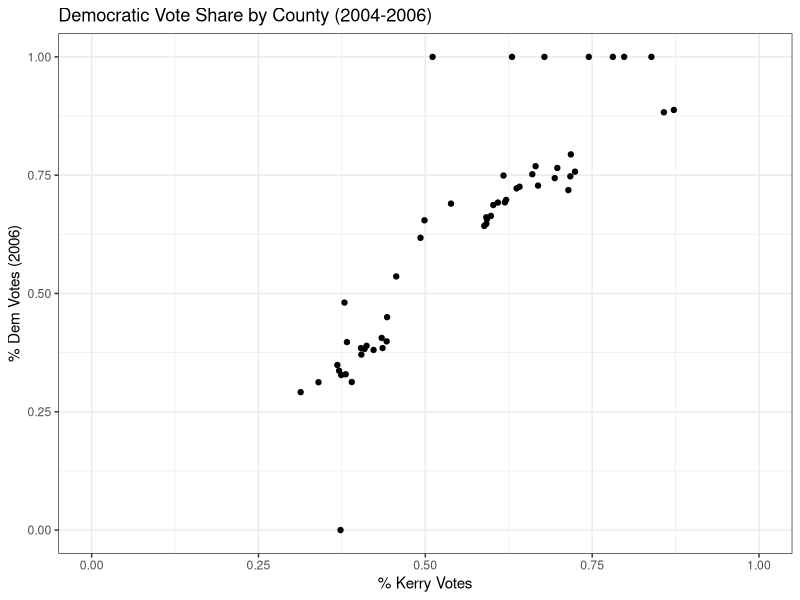
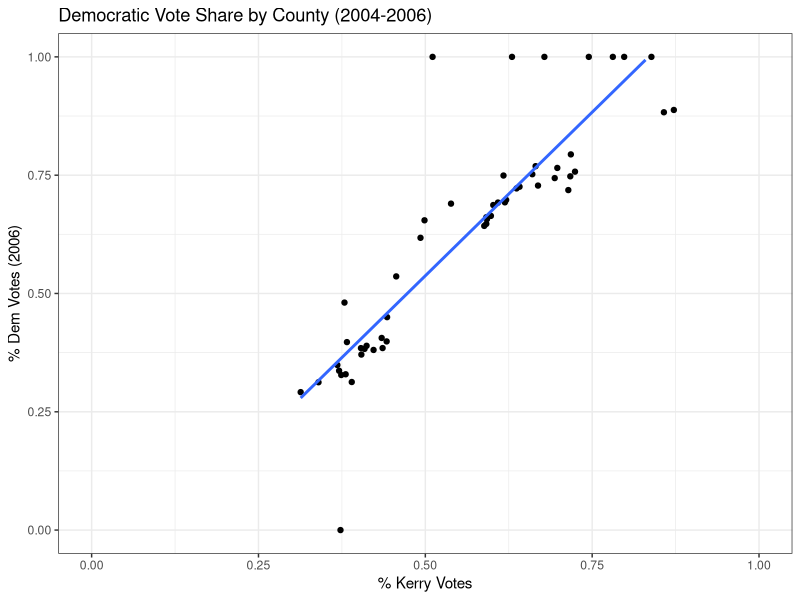
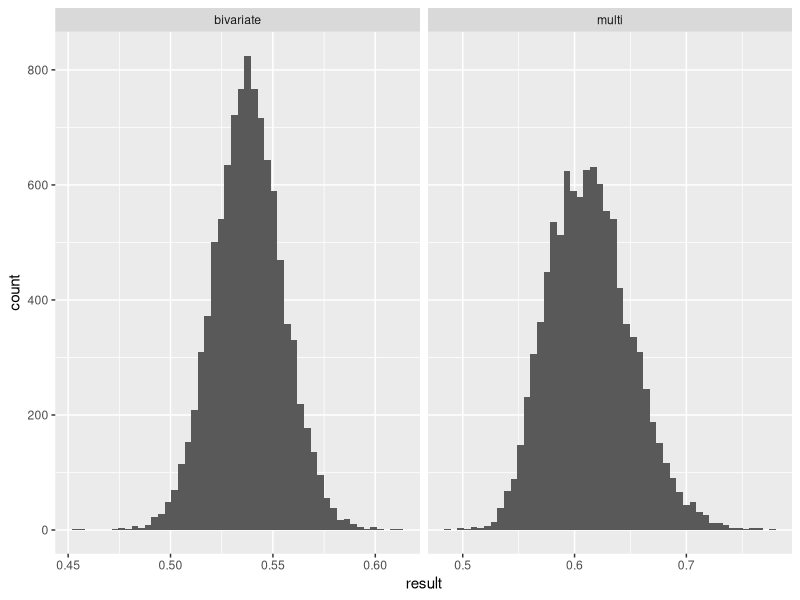
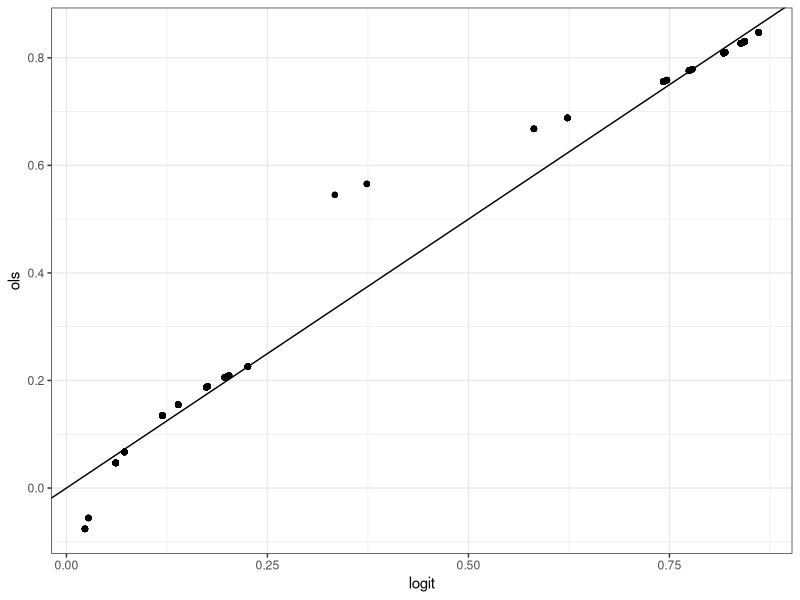
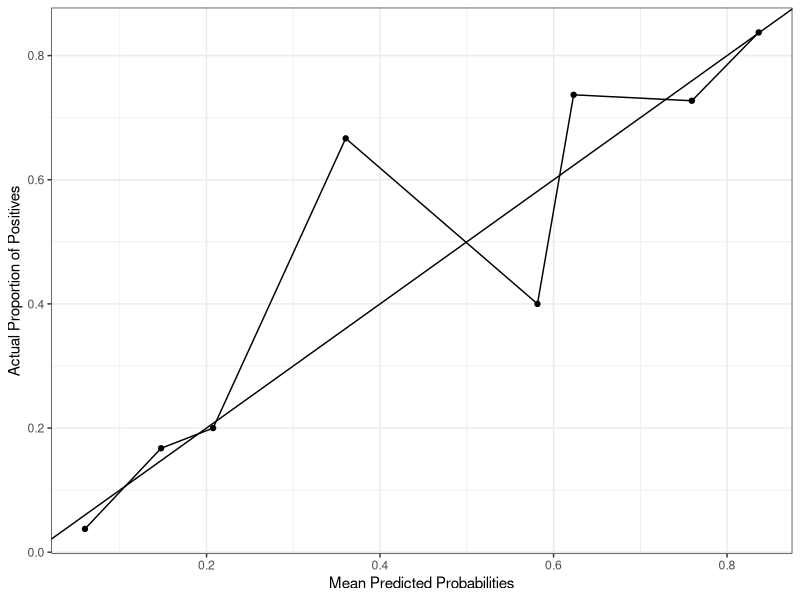

The R source for these figures, in order:
## ---- chunk 1
knitr::opts_chunk$set(echo = TRUE)
library(ggplot2)
## ---- chunk 2
regTable = function(model){
  m = summary(model)
  tidydf = data.frame(terms = names(m[["coefficients"]][,1]),
                      estimates = round(m[["coefficients"]][,1],4),
                      std.error = m[["coefficients"]][,2],
                      statistic = m[["coefficients"]][,3],
                      p.value = m[["coefficients"]][,4],
                      row.names = NULL)
  
  ## Round the numeric columns to 4 digits
  tidydf[, 2:ncol(tidydf)] = apply(tidydf[, 2:ncol(tidydf)], 
                                      2, 
                                      function(x) round(x, 4)
                                      )
  return(tidydf)
}
## ---- chunk 3
set.seed(123)
x = rexp(1500, rate = 2)
## ---- chunk 4
boot_univariate = function(datvec, statint, B, alpha){
  out = vector(mode = "logical", length = B)
  for(i in 1:B){
    out[i] = statint(sample(datvec, replace = T))
  }
  conf.out = quantile(out, probs = c(alpha/2, 1-alpha/2))
  return(conf.out)
}

## ---- chunk 5
boot_univariate(x, median, 10000, 0.05)
## ---- chunk 6
iqr = function(x){
  return(quantile(x, probs = .75) - quantile(x, probs = .25))
}
boot_univariate(x, iqr, 10000, 0.05)
## ---- chunk 7
ca = read.csv("../data/ca2006.csv")
## ---- chunk 8
plot = ca |>
  ggplot(aes(dem_pres_2004, prop_d))+
  geom_point()+
  labs(x = "% Kerry Votes",
       y = "% Dem Votes (2006)",
       title = "Democratic Vote Share by County (2004-2006)")+
  theme_bw()+
  ylim(0,1)+
  xlim(0,1)
plot
## ---- chunk 9
reg = lm(prop_d ~ dem_pres_2004, data = ca)
regTable(reg)
## ---- chunk 10
plot + geom_smooth(method = "lm", se = F)
## ---- chunk 11
my_predict = function(coefs, newdata, ols = TRUE){
  if(ols == TRUE){
    ## Linear Model prediction 
    prediction = coefs%*%newdata
    return(unname(prediction))
  }else{
    ## Logit Model prediction 
    betas = unname(coefs) %*% newdata
    odds = 1/ (1 + exp(-betas))
    return(odds)
  }
}

my_predict(reg$coefficients, newdata = c(1, 0.5))
## ---- chunk 12
mreg = lm(prop_d ~ dem_pres_2004 + dem_pres_2000 + dem_inc,
          data = ca)

my_predict(mreg$coefficients, 
           newdata = c(1,0.5, 0.5, 1), 
           ols = TRUE)
## ---- chunk 13
boot_reg = function(df, N = 53, B = 10000, alpha = 0.05){
  set.seed(pi)
  simple = vector(mode = "logical", length = B)
  multi = vector(mode = "logical", length = B)
  for(i in 1:B){
    dat = df[sample.int(nrow(df), 53, replace = T),]
    simple[i] = my_predict(lm(prop_d ~ dem_pres_2004, 
                              data = dat)$coefficients,
                           newdata = c(1,0.5))
    multi[i] = my_predict(lm(prop_d ~ dem_pres_2004 + 
                               dem_pres_2000 + dem_inc,
                             data = dat)$coefficients, 
                          newdata = c(1,0.5,0.5,1))
  }
  sci = quantile(simple, probs = c(alpha/2, 1-alpha/2))
  mci = quantile(multi, probs = c(alpha/2, 1-alpha/2))
  return(list(simple = simple, multi = multi,
              simple_ci = sci, multi_ci = mci))
}
## ---- chunk 14
results = boot_reg(df = ca)
## ---- chunk 15
knitr::kable(rbind(results$simple_ci, results$multi_ci))
## ---- chunk 16
out = data.frame(id = c(rep("bivariate", 10000), 
                          rep("multi", 10000)),
                   result = c(results$simple, 
                               results$multi))
## ---- chunk 17
out |>
  ggplot(aes(result))+
  geom_histogram(bins = 50)+
  facet_wrap(~id, scales = "free_x")
## ---- chunk 18
mean(results$simple > .5)
mean(results$multi > .5)
## ---- chunk 19
clinton = read.csv("../data/vote92.csv")
mean(clinton$clintonvote)
## ---- chunk 20
logit = glm(clintonvote ~ dem + female + clintondist, data = clinton,
            family = "binomial")
regTable(logit)
## ---- chunk 21
## see my_predict() function definition 
my_predict(logit$coefficients, newdata = c(1,1,1,1), ols = FALSE)
## ---- chunk 22
ols = lm(clintonvote ~ dem + female + clintondist, data = clinton)
ols.preds = vector(mode = "logical", nrow(clinton))
logit.preds = vector(mode = "logical", nrow(clinton))

for(i in 1:nrow(clinton)){
  newdata = newdata = c(1, as.numeric(clinton[i,c(2:4)]))
  ols.preds[i] = my_predict(ols$coefficients, newdata, ols = TRUE)
  logit.preds[i] = my_predict(logit$coefficients, newdata, ols = FALSE)
}
## ---- chunk 23
data.frame(ols = ols.preds, logit = logit.preds) |>
  ggplot(aes(logit, ols))+
  geom_point()+
  geom_abline(intercept = 0,slope = 1)+
  theme_bw()
## ---- chunk 24
bins = cut(logit.preds, breaks = seq(0,1,.1), right = FALSE,
           labels = c(1:10))
bonusDat = data.frame(preds = logit.preds, bins = bins)
mean_prob = aggregate(bonusDat$preds, by = list(bins), FUN=mean)
posi_prob = aggregate(clinton$clintonvote, by = list(bins), FUN=mean)

data.frame(mean_prob = mean_prob$x, posi_prob = posi_prob$x) |>
  ggplot(aes(mean_prob, posi_prob))+
  geom_point()+
  geom_line()+
  geom_abline(intercept = 0, slope = 1)+
  theme_bw()+
  labs(x = "Mean Predicted Probabilities",
       y = "Actual Proportion of Positives")

